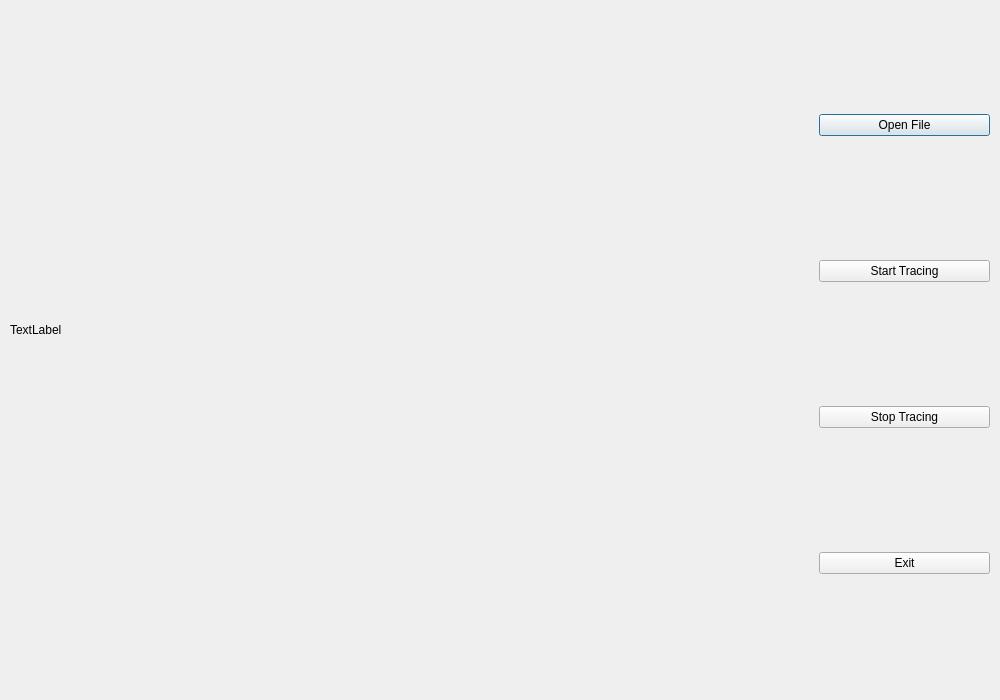
<?xml version="1.0" encoding="UTF-8"?>
<ui version="4.0">
 <class>ws_mainWindow</class>
 <widget class="QDialog" name="ws_mainWindow">
  <property name="geometry">
   <rect>
    <x>0</x>
    <y>0</y>
    <width>1000</width>
    <height>700</height>
   </rect>
  </property>
  <property name="windowTitle">
   <string>Dialog</string>
  </property>
  <widget class="QLabel" name="label_show">
   <property name="geometry">
    <rect>
     <x>10</x>
     <y>10</y>
     <width>800</width>
     <height>640</height>
    </rect>
   </property>
   <property name="text">
    <string>TextLabel</string>
   </property>
  </widget>
  <widget class="QWidget" name="verticalLayoutWidget">
   <property name="geometry">
    <rect>
     <x>819</x>
     <y>10</y>
     <width>171</width>
     <height>671</height>
    </rect>
   </property>
   <layout class="QVBoxLayout" name="verticalLayout" stretch="0,0,0,0">
    <property name="spacing">
     <number>20</number>
    </property>
    <item>
     <widget class="QPushButton" name="pushButton_openFile">
      <property name="text">
       <string>Open File</string>
      </property>
     </widget>
    </item>
    <item>
     <widget class="QPushButton" name="pushButton_startTracing">
      <property name="text">
       <string>Start Tracing</string>
      </property>
     </widget>
    </item>
    <item>
     <widget class="QPushButton" name="pushButton_stopTracing">
      <property name="text">
       <string>Stop Tracing</string>
      </property>
     </widget>
    </item>
    <item>
     <widget class="QPushButton" name="pushButton_exit">
      <property name="text">
       <string>Exit</string>
      </property>
     </widget>
    </item>
   </layout>
  </widget>
 </widget>
 <resources/>
 <connections>
  <connection>
   <sender>pushButton_exit</sender>
   <signal>clicked()</signal>
   <receiver>ws_mainWindow</receiver>
   <slot>close()</slot>
   <hints>
    <hint type="sourcelabel">
     <x>910</x>
     <y>560</y>
    </hint>
    <hint type="destinationlabel">
     <x>670</x>
     <y>687</y>
    </hint>
   </hints>
  </connection>
 </connections>
</ui>
